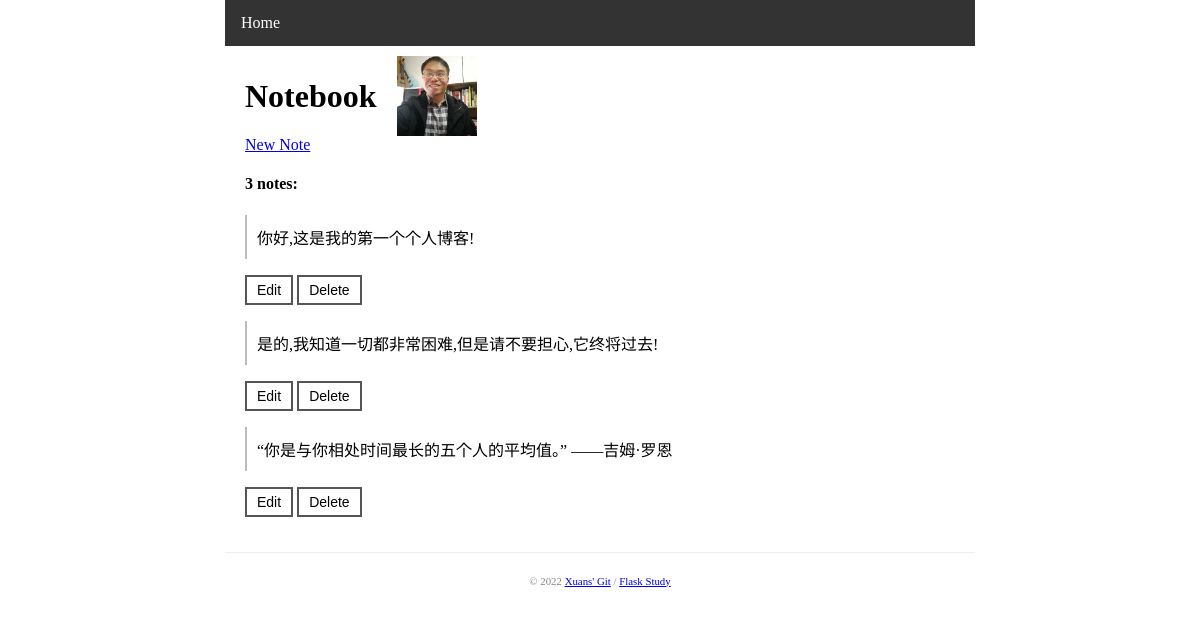
The page / on the database its author committed.
### models.py (models this page shows, shortened)
class Note(db.Model):
    id = db.Column(db.Integer, primary_key=True)
    body = db.Column(db.Text)

### test.py (the view)
@app.route("/")
def index():
    form = DeleteNoteForm()
    notes = Note.query.all()
    return render_template("index.html", notes=notes \
                           , form=form)

### forms.py
class DeleteNoteForm(FlaskForm):
    submit = SubmitField("Delete")

### templates/index.html (shortened to what this page needs)
{% extends "base.html" %}
{% block content %}
<div class="head_container">
    <h1>Notebook</h1>
    <img src="{{ url_for('static', filename='xuan.png') }}"><br>
</div>
    <a href="{{ url_for('new_note') }}">New Note</a>
    <h4>{{ notes|length }} notes: </h4>
    {% for note in notes %}
        <div class="note">
            <p>{{ note.body }}</p>
            <a class= "btn" href="{{ url_for('edit_note', note_id=note.id) }}">Edit</a>
            <form method="post" action="{{ url_for('delete_note', note_id=note.id) }}">
                {{ form.submit(class="btn") }}
            </form>
        </div>
    {% endfor %}
{% endblock %}

### templates/base.html (shortened to what this page needs)
<!DOCTYPE html>
<html>
<head>
    {% block head %}
        {% block styles %}
            <link rel="stylesheet" type="text/css" href="{{ url_for('static', filename='style.css' ) }}">
        {% endblock %}
    {% endblock %}
</head>
<body>
<nav>
    <ul>
        <li><a href="{{ url_for('index') }}">Home</a></li>
    </ul>
</nav>
<main>
    {% block content %}{% endblock %}
</main>
<footer>
    {% block footer %}
    <small> &copy; 2022 <a href="https://github.com/loveplay1983" title="Fork me on GitHub">Xuans' Git</a> /
        <a href="https://github.com/loveplay1983/xuanweb" title="Flask test project">Flask Study</a>
    </small>
    {% endblock %}
</footer>
</body>
</html>

### static/style.css (style rules this page uses)
body { margin: auto; width: 750px; }
nav ul { list-style-type: none; margin: 0; padding: 0; overflow: hidden; background-color: #333; }
nav li { float: left; }
nav li a { display: block; color: white; text-align: center; padding: 14px 16px; text-decoration: none; }
main { padding: 10px 20px; }
footer { font-size: 13px; color: #888; border-top: 1px solid #eee; margin-top: 25px; text-align: center; padding: 20px; }
.note p { padding: 10px; border-left: solid 2px #bbb; }
.note form { display: inline; }
.btn { font-family: Arial; font-size: 14px; padding: 5px 10px; text-decoration: none; cursor: pointer; background-color: white; color: black; border: 2px solid #555555; }
.head_container { width:300px; display: flex; align-items:center; }
.head_container img { width: 80px; margin-left: 20px; }

### rows shown on the page
Note: body "你好,这是我的第一个个人博客!"
Note: body "是的,我知道一切都非常困难,但是请不要担心,它终将过去!"
Note: body "“你是与你相处时间最长的五个人的平均值。” ——吉姆·罗恩"

### other values the page prints
{{ notes|length }} "3"
